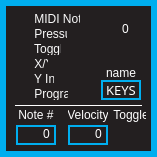
<?xml version="1.0" encoding="UTF-8"?>
<ui version="4.0">
 <class>keyForm</class>
 <widget class="QWidget" name="keyForm">
  <property name="geometry">
   <rect>
    <x>0</x>
    <y>0</y>
    <width>157</width>
    <height>157</height>
   </rect>
  </property>
  <property name="windowTitle">
   <string>Form</string>
  </property>
  <property name="autoFillBackground">
   <bool>false</bool>
  </property>
  <property name="styleSheet">
   <string notr="true">QWidget
{
	background:		rgba(35,31,32,255);
	border: 6px solid rgba(0,174,239,255);
}  

QWidget:hover
{
	/*border:				3px solid rgb(0, 126, 126)*/
}        

/* ---------- QLabels ------------*/
QLabel
{
	background:		rgba(0,0,0,0);
	color: 				white;
	font: 				10pt &quot;Futura&quot;;
	border:				none;
}

QLabel:hover
{
	border:				none;
}  

/* ---------- QSpinBox ------------*/
QSpinBox
{
	font: 10pt &quot;Futura&quot;;
	border: 2px solid rgb(0,174,239);
	background-color: rgba(0, 0, 0, 255);
	color: white;
	padding:0, 3, 0, 0;
}

QSpinBox::focus
{
	border: none;
	outline: none;
}

/* ---------- QLineEdit ------------*/
QLineEdit
{
	font: 10pt &quot;Futura&quot;;
	background: rgba(0,174,239,0);
	border: 2px solid rgba(0,174,239,255);
	border-radius: 0px;
	color: white;
	padding-left: 2px;
	padding-bottom: 2px;
}

QLineEdit:focus
{
	font: 10pt &quot;Futura&quot;;
	background: rgba(0,174,239,0);
	border: 2px solid white;
	border-radius: 0px;
	color: white;
	padding-left: 2px;
	padding-bottom: 2px;
}

/* ---------- QCheckBox ------------*/
QCheckBox
{
	font: 10pt &quot;Futura&quot;;
	background:rgba(0,174,239,0);
	color: white;
	padding:0, 3, 0, 0;
	border: none;
}

QCheckBox:focus
{
	background:rgba(0,174,239,0);
}


/* ------- QStackedWidget ---------*/
QStackedWidget
{
border-top: 1px solid white;
background: black;
}

</string>
  </property>
  <widget class="QLineEdit" name="name">
   <property name="geometry">
    <rect>
     <x>101</x>
     <y>80</y>
     <width>40</width>
     <height>20</height>
    </rect>
   </property>
   <property name="font">
    <font>
     <family>Futura</family>
     <pointsize>10</pointsize>
     <weight>50</weight>
     <italic>false</italic>
     <bold>false</bold>
    </font>
   </property>
   <property name="focusPolicy">
    <enum>Qt::WheelFocus</enum>
   </property>
   <property name="contextMenuPolicy">
    <enum>Qt::NoContextMenu</enum>
   </property>
   <property name="styleSheet">
    <string notr="true"/>
   </property>
   <property name="text">
    <string>KEYS</string>
   </property>
   <property name="maxLength">
    <number>4</number>
   </property>
   <property name="alignment">
    <set>Qt::AlignRight|Qt::AlignTrailing|Qt::AlignVCenter</set>
   </property>
  </widget>
  <widget class="QCheckBox" name="sourceNote">
   <property name="geometry">
    <rect>
     <x>15</x>
     <y>12</y>
     <width>65</width>
     <height>16</height>
    </rect>
   </property>
   <property name="focusPolicy">
    <enum>Qt::WheelFocus</enum>
   </property>
   <property name="styleSheet">
    <string notr="true">QCheckBox
{
color: rgba(255,255,255,250);
	font: 10pt &quot;Futura&quot;;
}

QCheckBox::indicator {
     width: 10px;
     height: 10px;
 }

  QCheckBox::indicator::unchecked {
     image: url(:/resources/radio_off.png);
 }

 QCheckBox::indicator:unchecked:hover {
     image: url(:/resources/radio_off.png);
 }

 QCheckBox::indicator:unchecked:pressed {
     image: url(:/resources/radio_on.png);
 }

 QCheckBox::indicator::checked {
     image: url(:/resources/radio_on.png);
 }

 QCheckBox::indicator:checked:pressed {
     image: url(:/resources/radio_off.png);
 }

 QCheckBox::indicator::unchecked:focus {
     image: url(:/resources/radio_focus_off.png);
 }

 QCheckBox::indicator:unchecked:pressed:focus {
     image: url(:/resources/radio_focus_on.png);
 }

 QCheckBox::indicator::checked:focus {
     image: url(:/resources/radio_focus_on.png);
 }

 QCheckBox::indicator:checked:pressed:focus {
     image: url(:/resources/radio_focus_off.png);
 }</string>
   </property>
   <property name="text">
    <string> MIDI Note</string>
   </property>
  </widget>
  <widget class="QCheckBox" name="sourcePressure">
   <property name="geometry">
    <rect>
     <x>15</x>
     <y>27</y>
     <width>52</width>
     <height>16</height>
    </rect>
   </property>
   <property name="focusPolicy">
    <enum>Qt::WheelFocus</enum>
   </property>
   <property name="styleSheet">
    <string notr="true">QCheckBox
{
color: rgba(255,255,255,250);
	font: 10pt &quot;Futura&quot;;
}

QCheckBox::indicator {
     width: 10px;
     height: 10px;
 }

  QCheckBox::indicator::unchecked {
     image: url(:/resources/radio_off.png);
 }

 QCheckBox::indicator:unchecked:hover {
     image: url(:/resources/radio_off.png);
 }

 QCheckBox::indicator:unchecked:pressed {
     image: url(:/resources/radio_on.png);
 }

 QCheckBox::indicator::checked {
     image: url(:/resources/radio_on.png);
 }

 QCheckBox::indicator:checked:pressed {
     image: url(:/resources/radio_off.png);
 }

 QCheckBox::indicator::unchecked:focus {
     image: url(:/resources/radio_focus_off.png);
 }

 QCheckBox::indicator:unchecked:pressed:focus {
     image: url(:/resources/radio_focus_on.png);
 }

 QCheckBox::indicator::checked:focus {
     image: url(:/resources/radio_focus_on.png);
 }

 QCheckBox::indicator:checked:pressed:focus {
     image: url(:/resources/radio_focus_off.png);
 }</string>
   </property>
   <property name="text">
    <string> Pressure</string>
   </property>
  </widget>
  <widget class="QCheckBox" name="sourceToggle">
   <property name="geometry">
    <rect>
     <x>15</x>
     <y>42</y>
     <width>46</width>
     <height>16</height>
    </rect>
   </property>
   <property name="focusPolicy">
    <enum>Qt::WheelFocus</enum>
   </property>
   <property name="styleSheet">
    <string notr="true">QCheckBox
{
color: rgba(255,255,255,250);
	font: 10pt &quot;Futura&quot;;
}

QCheckBox::indicator {
     width: 10px;
     height: 10px;
 }

  QCheckBox::indicator::unchecked {
     image: url(:/resources/radio_off.png);
 }

 QCheckBox::indicator:unchecked:hover {
     image: url(:/resources/radio_off.png);
 }

 QCheckBox::indicator:unchecked:pressed {
     image: url(:/resources/radio_on.png);
 }

 QCheckBox::indicator::checked {
     image: url(:/resources/radio_on.png);
 }

 QCheckBox::indicator:checked:pressed {
     image: url(:/resources/radio_off.png);
 }

 QCheckBox::indicator::unchecked:focus {
     image: url(:/resources/radio_focus_off.png);
 }

 QCheckBox::indicator:unchecked:pressed:focus {
     image: url(:/resources/radio_focus_on.png);
 }

 QCheckBox::indicator::checked:focus {
     image: url(:/resources/radio_focus_on.png);
 }

 QCheckBox::indicator:checked:pressed:focus {
     image: url(:/resources/radio_focus_off.png);
 }</string>
   </property>
   <property name="text">
    <string> Toggle</string>
   </property>
  </widget>
  <widget class="QCheckBox" name="sourceXY">
   <property name="geometry">
    <rect>
     <x>15</x>
     <y>57</y>
     <width>33</width>
     <height>16</height>
    </rect>
   </property>
   <property name="focusPolicy">
    <enum>Qt::WheelFocus</enum>
   </property>
   <property name="styleSheet">
    <string notr="true">QCheckBox
{
color: rgba(255,255,255,250);
	font: 10pt &quot;Futura&quot;;
}

QCheckBox::indicator {
     width: 10px;
     height: 10px;
 }

  QCheckBox::indicator::unchecked {
     image: url(:/resources/radio_off.png);
 }

 QCheckBox::indicator:unchecked:hover {
     image: url(:/resources/radio_off.png);
 }

 QCheckBox::indicator:unchecked:pressed {
     image: url(:/resources/radio_on.png);
 }

 QCheckBox::indicator::checked {
     image: url(:/resources/radio_on.png);
 }

 QCheckBox::indicator:checked:pressed {
     image: url(:/resources/radio_off.png);
 }

 QCheckBox::indicator::unchecked:focus {
     image: url(:/resources/radio_focus_off.png);
 }

 QCheckBox::indicator:unchecked:pressed:focus {
     image: url(:/resources/radio_focus_on.png);
 }

 QCheckBox::indicator::checked:focus {
     image: url(:/resources/radio_focus_on.png);
 }

 QCheckBox::indicator:checked:pressed:focus {
     image: url(:/resources/radio_focus_off.png);
 }</string>
   </property>
   <property name="text">
    <string> X/Y</string>
   </property>
  </widget>
  <widget class="QCheckBox" name="sourceYInc">
   <property name="geometry">
    <rect>
     <x>15</x>
     <y>72</y>
     <width>39</width>
     <height>16</height>
    </rect>
   </property>
   <property name="focusPolicy">
    <enum>Qt::WheelFocus</enum>
   </property>
   <property name="styleSheet">
    <string notr="true">QCheckBox
{
color: rgba(255,255,255,250);
	font: 10pt &quot;Futura&quot;;
}

QCheckBox::indicator {
     width: 10px;
     height: 10px;
 }

  QCheckBox::indicator::unchecked {
     image: url(:/resources/radio_off.png);
 }

 QCheckBox::indicator:unchecked:hover {
     image: url(:/resources/radio_off.png);
 }

 QCheckBox::indicator:unchecked:pressed {
     image: url(:/resources/radio_on.png);
 }

 QCheckBox::indicator::checked {
     image: url(:/resources/radio_on.png);
 }

 QCheckBox::indicator:checked:pressed {
     image: url(:/resources/radio_off.png);
 }

 QCheckBox::indicator::unchecked:focus {
     image: url(:/resources/radio_focus_off.png);
 }

 QCheckBox::indicator:unchecked:pressed:focus {
     image: url(:/resources/radio_focus_on.png);
 }

 QCheckBox::indicator::checked:focus {
     image: url(:/resources/radio_focus_on.png);
 }

 QCheckBox::indicator:checked:pressed:focus {
     image: url(:/resources/radio_focus_off.png);
 }</string>
   </property>
   <property name="text">
    <string> Y Inc</string>
   </property>
  </widget>
  <widget class="QCheckBox" name="sourceProgram">
   <property name="geometry">
    <rect>
     <x>15</x>
     <y>87</y>
     <width>53</width>
     <height>16</height>
    </rect>
   </property>
   <property name="focusPolicy">
    <enum>Qt::WheelFocus</enum>
   </property>
   <property name="autoFillBackground">
    <bool>false</bool>
   </property>
   <property name="styleSheet">
    <string notr="true">QCheckBox
{
color: rgba(255,255,255,250);
	font: 10pt &quot;Futura&quot;;
}

QCheckBox::indicator {
     width: 10px;
     height: 10px;
 }

  QCheckBox::indicator::unchecked {
     image: url(:/resources/radio_off.png);
 }

 QCheckBox::indicator:unchecked:hover {
     image: url(:/resources/radio_off.png);
 }

 QCheckBox::indicator:unchecked:pressed {
     image: url(:/resources/radio_on.png);
 }

 QCheckBox::indicator::checked {
     image: url(:/resources/radio_on.png);
 }

 QCheckBox::indicator:checked:pressed {
     image: url(:/resources/radio_off.png);
 }

 QCheckBox::indicator::unchecked:focus {
     image: url(:/resources/radio_focus_off.png);
 }

 QCheckBox::indicator:unchecked:pressed:focus {
     image: url(:/resources/radio_focus_on.png);
 }

 QCheckBox::indicator::checked:focus {
     image: url(:/resources/radio_focus_on.png);
 }

 QCheckBox::indicator:checked:pressed:focus {
     image: url(:/resources/radio_focus_off.png);
 }</string>
   </property>
   <property name="text">
    <string> Program</string>
   </property>
  </widget>
  <widget class="QLabel" name="instanceLabel">
   <property name="geometry">
    <rect>
     <x>100</x>
     <y>14</y>
     <width>51</width>
     <height>30</height>
    </rect>
   </property>
   <property name="styleSheet">
    <string notr="true">font: 36pt &quot;Futura&quot;;</string>
   </property>
   <property name="text">
    <string>0</string>
   </property>
   <property name="alignment">
    <set>Qt::AlignCenter</set>
   </property>
  </widget>
  <widget class="QLabel" name="nameLabel">
   <property name="geometry">
    <rect>
     <x>101</x>
     <y>65</y>
     <width>40</width>
     <height>15</height>
    </rect>
   </property>
   <property name="text">
    <string>name</string>
   </property>
   <property name="alignment">
    <set>Qt::AlignCenter</set>
   </property>
  </widget>
  <widget class="QLabel" name="dividerLine">
   <property name="geometry">
    <rect>
     <x>15</x>
     <y>105</y>
     <width>127</width>
     <height>16</height>
    </rect>
   </property>
   <property name="styleSheet">
    <string notr="true">QLabel
{
border-top: 1px solid white;
}</string>
   </property>
   <property name="text">
    <string/>
   </property>
  </widget>
  <widget class="QStackedWidget" name="sourcesParams">
   <property name="geometry">
    <rect>
     <x>10</x>
     <y>105</y>
     <width>136</width>
     <height>41</height>
    </rect>
   </property>
   <property name="contextMenuPolicy">
    <enum>Qt::NoContextMenu</enum>
   </property>
   <property name="styleSheet">
    <string notr="true">QWidget
{
border: none;
background: rgba(0, 0, 0, 0);
}
/* ---------- QSpinBox ------------*/
QSpinBox
{
	font: 10pt &quot;Futura&quot;;
	border: 2px solid rgb(0,174,239);
	background: rgba(0, 0, 0, 0);
	color: white;
	padding:0, 3, 0, 0;
}

QSpinBox:focus
{
outline: none;
border: 2px solid white;
}</string>
   </property>
   <property name="currentIndex">
    <number>0</number>
   </property>
   <widget class="QWidget" name="notePage">
    <widget class="QLabel" name="noteNumLabel">
     <property name="geometry">
      <rect>
       <x>6</x>
       <y>0</y>
       <width>40</width>
       <height>20</height>
      </rect>
     </property>
     <property name="text">
      <string>Note #</string>
     </property>
     <property name="alignment">
      <set>Qt::AlignCenter</set>
     </property>
    </widget>
    <widget class="QSpinBox" name="noteNum">
     <property name="geometry">
      <rect>
       <x>6</x>
       <y>20</y>
       <width>40</width>
       <height>20</height>
      </rect>
     </property>
     <property name="contextMenuPolicy">
      <enum>Qt::NoContextMenu</enum>
     </property>
     <property name="alignment">
      <set>Qt::AlignRight|Qt::AlignTrailing|Qt::AlignVCenter</set>
     </property>
     <property name="buttonSymbols">
      <enum>QAbstractSpinBox::NoButtons</enum>
     </property>
     <property name="maximum">
      <number>127</number>
     </property>
    </widget>
    <widget class="QLabel" name="noteVelocityLabel">
     <property name="geometry">
      <rect>
       <x>58</x>
       <y>0</y>
       <width>40</width>
       <height>20</height>
      </rect>
     </property>
     <property name="text">
      <string>Velocity</string>
     </property>
     <property name="alignment">
      <set>Qt::AlignCenter</set>
     </property>
    </widget>
    <widget class="QSpinBox" name="noteVelocity">
     <property name="geometry">
      <rect>
       <x>58</x>
       <y>20</y>
       <width>40</width>
       <height>20</height>
      </rect>
     </property>
     <property name="contextMenuPolicy">
      <enum>Qt::NoContextMenu</enum>
     </property>
     <property name="alignment">
      <set>Qt::AlignRight|Qt::AlignTrailing|Qt::AlignVCenter</set>
     </property>
     <property name="buttonSymbols">
      <enum>QAbstractSpinBox::NoButtons</enum>
     </property>
     <property name="maximum">
      <number>127</number>
     </property>
    </widget>
    <widget class="QLabel" name="noteToggleLabel">
     <property name="geometry">
      <rect>
       <x>101</x>
       <y>0</y>
       <width>40</width>
       <height>20</height>
      </rect>
     </property>
     <property name="text">
      <string>Toggle</string>
     </property>
     <property name="alignment">
      <set>Qt::AlignCenter</set>
     </property>
    </widget>
    <widget class="QCheckBox" name="noteToggle">
     <property name="geometry">
      <rect>
       <x>111</x>
       <y>20</y>
       <width>20</width>
       <height>24</height>
      </rect>
     </property>
     <property name="focusPolicy">
      <enum>Qt::WheelFocus</enum>
     </property>
     <property name="contextMenuPolicy">
      <enum>Qt::NoContextMenu</enum>
     </property>
     <property name="styleSheet">
      <string notr="true">/* ---------- QCheckBox ------------*/
QCheckBox
{
color: rgba(255,255,255,250);
	font: 10pt &quot;Futura&quot;;
}

QCheckBox::indicator {
     width: 20px;
     height: 20px;
 }

 QCheckBox::indicator::unchecked {
     image: url(:/resources/toggle_off.png);
 }

 QCheckBox::indicator:unchecked:hover {
     image: url(:/resources/toggle_off.png);
 }

 QCheckBox::indicator:unchecked:pressed {
     image: url(:/resources/toggle_on.png);
	padding-left: 1px;
 }

 QCheckBox::indicator::checked {
     image: url(:/resources/toggle_on.png);
	padding-left: -1px;
 }

 QCheckBox::indicator:checked:pressed {
     image: url(:/resources/toggle_off.png);
	padding-left: -1px;
 }

 QCheckBox::indicator::unchecked:focus {
     image: url(:/resources/toggle_off_focus.png);
 }

 QCheckBox::indicator:unchecked:pressed:focus {
     image: url(:/resources/toggle_on_focus.png);
	padding-left: -1px;
 }

 QCheckBox::indicator::checked:focus {
     image: url(:/resources/toggle_on_focus.png);
	padding-left: -1px;
 }

 QCheckBox::indicator:checked:pressed:focus {
     image: url(:/resources/toggle_off_focus.png);
	padding-left: 0px;
 }</string>
     </property>
     <property name="text">
      <string/>
     </property>
    </widget>
   </widget>
   <widget class="QWidget" name="pressurePage">
    <widget class="QLabel" name="pressureCCLabel">
     <property name="geometry">
      <rect>
       <x>8</x>
       <y>0</y>
       <width>40</width>
       <height>20</height>
      </rect>
     </property>
     <property name="text">
      <string>CC #</string>
     </property>
     <property name="alignment">
      <set>Qt::AlignCenter</set>
     </property>
    </widget>
    <widget class="QLabel" name="pressureSmoothLabel">
     <property name="geometry">
      <rect>
       <x>91</x>
       <y>0</y>
       <width>40</width>
       <height>20</height>
      </rect>
     </property>
     <property name="text">
      <string>Smooth</string>
     </property>
     <property name="alignment">
      <set>Qt::AlignCenter</set>
     </property>
    </widget>
    <widget class="QSpinBox" name="pressureCC">
     <property name="geometry">
      <rect>
       <x>6</x>
       <y>20</y>
       <width>40</width>
       <height>20</height>
      </rect>
     </property>
     <property name="contextMenuPolicy">
      <enum>Qt::NoContextMenu</enum>
     </property>
     <property name="alignment">
      <set>Qt::AlignRight|Qt::AlignTrailing|Qt::AlignVCenter</set>
     </property>
     <property name="buttonSymbols">
      <enum>QAbstractSpinBox::NoButtons</enum>
     </property>
     <property name="maximum">
      <number>127</number>
     </property>
    </widget>
    <widget class="QSpinBox" name="pressureSmooth">
     <property name="geometry">
      <rect>
       <x>91</x>
       <y>20</y>
       <width>40</width>
       <height>20</height>
      </rect>
     </property>
     <property name="contextMenuPolicy">
      <enum>Qt::NoContextMenu</enum>
     </property>
     <property name="alignment">
      <set>Qt::AlignRight|Qt::AlignTrailing|Qt::AlignVCenter</set>
     </property>
     <property name="buttonSymbols">
      <enum>QAbstractSpinBox::NoButtons</enum>
     </property>
     <property name="maximum">
      <number>127</number>
     </property>
    </widget>
   </widget>
   <widget class="QWidget" name="togglePage">
    <widget class="QSpinBox" name="toggleCC">
     <property name="geometry">
      <rect>
       <x>6</x>
       <y>20</y>
       <width>40</width>
       <height>20</height>
      </rect>
     </property>
     <property name="contextMenuPolicy">
      <enum>Qt::NoContextMenu</enum>
     </property>
     <property name="alignment">
      <set>Qt::AlignRight|Qt::AlignTrailing|Qt::AlignVCenter</set>
     </property>
     <property name="buttonSymbols">
      <enum>QAbstractSpinBox::NoButtons</enum>
     </property>
     <property name="maximum">
      <number>127</number>
     </property>
    </widget>
    <widget class="QLabel" name="toggleCCLabel">
     <property name="geometry">
      <rect>
       <x>8</x>
       <y>0</y>
       <width>40</width>
       <height>20</height>
      </rect>
     </property>
     <property name="text">
      <string>CC #</string>
     </property>
     <property name="alignment">
      <set>Qt::AlignCenter</set>
     </property>
    </widget>
    <widget class="QLabel" name="toggleLoLabel">
     <property name="geometry">
      <rect>
       <x>68</x>
       <y>0</y>
       <width>30</width>
       <height>20</height>
      </rect>
     </property>
     <property name="text">
      <string>Lo</string>
     </property>
     <property name="alignment">
      <set>Qt::AlignCenter</set>
     </property>
    </widget>
    <widget class="QSpinBox" name="toggleLo">
     <property name="geometry">
      <rect>
       <x>68</x>
       <y>20</y>
       <width>30</width>
       <height>20</height>
      </rect>
     </property>
     <property name="contextMenuPolicy">
      <enum>Qt::NoContextMenu</enum>
     </property>
     <property name="alignment">
      <set>Qt::AlignRight|Qt::AlignTrailing|Qt::AlignVCenter</set>
     </property>
     <property name="buttonSymbols">
      <enum>QAbstractSpinBox::NoButtons</enum>
     </property>
     <property name="maximum">
      <number>127</number>
     </property>
    </widget>
    <widget class="QLabel" name="toggleHiLabel">
     <property name="geometry">
      <rect>
       <x>100</x>
       <y>0</y>
       <width>30</width>
       <height>20</height>
      </rect>
     </property>
     <property name="text">
      <string>Hi</string>
     </property>
     <property name="alignment">
      <set>Qt::AlignCenter</set>
     </property>
    </widget>
    <widget class="QSpinBox" name="toggleHi">
     <property name="geometry">
      <rect>
       <x>101</x>
       <y>20</y>
       <width>30</width>
       <height>20</height>
      </rect>
     </property>
     <property name="contextMenuPolicy">
      <enum>Qt::NoContextMenu</enum>
     </property>
     <property name="alignment">
      <set>Qt::AlignRight|Qt::AlignTrailing|Qt::AlignVCenter</set>
     </property>
     <property name="buttonSymbols">
      <enum>QAbstractSpinBox::NoButtons</enum>
     </property>
     <property name="maximum">
      <number>127</number>
     </property>
    </widget>
   </widget>
   <widget class="QWidget" name="xyPage">
    <widget class="QSpinBox" name="xyXCC">
     <property name="geometry">
      <rect>
       <x>6</x>
       <y>20</y>
       <width>40</width>
       <height>20</height>
      </rect>
     </property>
     <property name="contextMenuPolicy">
      <enum>Qt::NoContextMenu</enum>
     </property>
     <property name="alignment">
      <set>Qt::AlignRight|Qt::AlignTrailing|Qt::AlignVCenter</set>
     </property>
     <property name="buttonSymbols">
      <enum>QAbstractSpinBox::NoButtons</enum>
     </property>
     <property name="specialValueText">
      <string>off</string>
     </property>
     <property name="minimum">
      <number>-1</number>
     </property>
     <property name="maximum">
      <number>127</number>
     </property>
     <property name="value">
      <number>-1</number>
     </property>
    </widget>
    <widget class="QLabel" name="xyXCCLabel">
     <property name="geometry">
      <rect>
       <x>6</x>
       <y>0</y>
       <width>40</width>
       <height>20</height>
      </rect>
     </property>
     <property name="text">
      <string>X CC #</string>
     </property>
     <property name="alignment">
      <set>Qt::AlignCenter</set>
     </property>
    </widget>
    <widget class="QLabel" name="xyYCCLabel">
     <property name="geometry">
      <rect>
       <x>58</x>
       <y>0</y>
       <width>40</width>
       <height>20</height>
      </rect>
     </property>
     <property name="text">
      <string>Y CC #</string>
     </property>
     <property name="alignment">
      <set>Qt::AlignCenter</set>
     </property>
    </widget>
    <widget class="QSpinBox" name="xyYCC">
     <property name="geometry">
      <rect>
       <x>58</x>
       <y>20</y>
       <width>40</width>
       <height>20</height>
      </rect>
     </property>
     <property name="contextMenuPolicy">
      <enum>Qt::NoContextMenu</enum>
     </property>
     <property name="alignment">
      <set>Qt::AlignRight|Qt::AlignTrailing|Qt::AlignVCenter</set>
     </property>
     <property name="buttonSymbols">
      <enum>QAbstractSpinBox::NoButtons</enum>
     </property>
     <property name="specialValueText">
      <string>off</string>
     </property>
     <property name="minimum">
      <number>-1</number>
     </property>
     <property name="maximum">
      <number>127</number>
     </property>
     <property name="value">
      <number>-1</number>
     </property>
    </widget>
    <widget class="QCheckBox" name="xyLatch">
     <property name="geometry">
      <rect>
       <x>111</x>
       <y>20</y>
       <width>20</width>
       <height>24</height>
      </rect>
     </property>
     <property name="focusPolicy">
      <enum>Qt::WheelFocus</enum>
     </property>
     <property name="contextMenuPolicy">
      <enum>Qt::NoContextMenu</enum>
     </property>
     <property name="styleSheet">
      <string notr="true">/* ---------- QCheckBox ------------*/
QCheckBox
{
color: rgba(255,255,255,250);
	font: 10pt &quot;Futura&quot;;
}

QCheckBox::indicator {
     width: 20px;
     height: 20px;
 }

 QCheckBox::indicator::unchecked {
     image: url(:/resources/toggle_off.png);
 }

 QCheckBox::indicator:unchecked:hover {
     image: url(:/resources/toggle_off.png);
 }

 QCheckBox::indicator:unchecked:pressed {
     image: url(:/resources/toggle_on.png);
	padding-left: 1px;
 }

 QCheckBox::indicator::checked {
     image: url(:/resources/toggle_on.png);
	padding-left: -1px;
 }

 QCheckBox::indicator:checked:pressed {
     image: url(:/resources/toggle_off.png);
	padding-left: -1px;
 }

 QCheckBox::indicator::unchecked:focus {
     image: url(:/resources/toggle_off_focus.png);
 }

 QCheckBox::indicator:unchecked:pressed:focus {
     image: url(:/resources/toggle_on_focus.png);
	padding-left: -1px;
 }

 QCheckBox::indicator::checked:focus {
     image: url(:/resources/toggle_on_focus.png);
	padding-left: -1px;
 }

 QCheckBox::indicator:checked:pressed:focus {
     image: url(:/resources/toggle_off_focus.png);
	padding-left: 0px;
 }</string>
     </property>
     <property name="text">
      <string/>
     </property>
    </widget>
    <widget class="QLabel" name="xyLatchLabel">
     <property name="geometry">
      <rect>
       <x>101</x>
       <y>0</y>
       <width>40</width>
       <height>20</height>
      </rect>
     </property>
     <property name="text">
      <string>Latch</string>
     </property>
     <property name="alignment">
      <set>Qt::AlignCenter</set>
     </property>
    </widget>
   </widget>
   <widget class="QWidget" name="yIncPage">
    <widget class="QSpinBox" name="yIncCC">
     <property name="geometry">
      <rect>
       <x>6</x>
       <y>20</y>
       <width>40</width>
       <height>20</height>
      </rect>
     </property>
     <property name="contextMenuPolicy">
      <enum>Qt::NoContextMenu</enum>
     </property>
     <property name="styleSheet">
      <string notr="true">outline: none;</string>
     </property>
     <property name="alignment">
      <set>Qt::AlignRight|Qt::AlignTrailing|Qt::AlignVCenter</set>
     </property>
     <property name="buttonSymbols">
      <enum>QAbstractSpinBox::NoButtons</enum>
     </property>
     <property name="maximum">
      <number>127</number>
     </property>
    </widget>
    <widget class="QLabel" name="yIncCCLabel">
     <property name="geometry">
      <rect>
       <x>8</x>
       <y>0</y>
       <width>40</width>
       <height>20</height>
      </rect>
     </property>
     <property name="text">
      <string>CC #</string>
     </property>
     <property name="alignment">
      <set>Qt::AlignCenter</set>
     </property>
    </widget>
    <widget class="QSpinBox" name="yIncSpeed">
     <property name="geometry">
      <rect>
       <x>91</x>
       <y>20</y>
       <width>40</width>
       <height>20</height>
      </rect>
     </property>
     <property name="contextMenuPolicy">
      <enum>Qt::NoContextMenu</enum>
     </property>
     <property name="alignment">
      <set>Qt::AlignRight|Qt::AlignTrailing|Qt::AlignVCenter</set>
     </property>
     <property name="buttonSymbols">
      <enum>QAbstractSpinBox::NoButtons</enum>
     </property>
     <property name="maximum">
      <number>127</number>
     </property>
    </widget>
    <widget class="QLabel" name="yIncSpeedLabel">
     <property name="geometry">
      <rect>
       <x>85</x>
       <y>0</y>
       <width>51</width>
       <height>20</height>
      </rect>
     </property>
     <property name="text">
      <string>Inc Speed</string>
     </property>
     <property name="alignment">
      <set>Qt::AlignCenter</set>
     </property>
    </widget>
   </widget>
   <widget class="QWidget" name="programPage">
    <widget class="QSpinBox" name="programNum">
     <property name="geometry">
      <rect>
       <x>6</x>
       <y>20</y>
       <width>40</width>
       <height>20</height>
      </rect>
     </property>
     <property name="contextMenuPolicy">
      <enum>Qt::NoContextMenu</enum>
     </property>
     <property name="alignment">
      <set>Qt::AlignRight|Qt::AlignTrailing|Qt::AlignVCenter</set>
     </property>
     <property name="buttonSymbols">
      <enum>QAbstractSpinBox::NoButtons</enum>
     </property>
     <property name="specialValueText">
      <string>off</string>
     </property>
     <property name="minimum">
      <number>-1</number>
     </property>
     <property name="maximum">
      <number>127</number>
     </property>
     <property name="value">
      <number>-1</number>
     </property>
    </widget>
    <widget class="QLabel" name="programNumLabel">
     <property name="geometry">
      <rect>
       <x>3</x>
       <y>0</y>
       <width>51</width>
       <height>20</height>
      </rect>
     </property>
     <property name="text">
      <string>Program #</string>
     </property>
     <property name="alignment">
      <set>Qt::AlignCenter</set>
     </property>
    </widget>
    <widget class="QSpinBox" name="programBank">
     <property name="geometry">
      <rect>
       <x>91</x>
       <y>20</y>
       <width>40</width>
       <height>20</height>
      </rect>
     </property>
     <property name="contextMenuPolicy">
      <enum>Qt::NoContextMenu</enum>
     </property>
     <property name="alignment">
      <set>Qt::AlignRight|Qt::AlignTrailing|Qt::AlignVCenter</set>
     </property>
     <property name="buttonSymbols">
      <enum>QAbstractSpinBox::NoButtons</enum>
     </property>
     <property name="specialValueText">
      <string>off</string>
     </property>
     <property name="minimum">
      <number>-1</number>
     </property>
     <property name="maximum">
      <number>127</number>
     </property>
     <property name="value">
      <number>-1</number>
     </property>
    </widget>
    <widget class="QLabel" name="programBankLabel">
     <property name="geometry">
      <rect>
       <x>90</x>
       <y>0</y>
       <width>40</width>
       <height>20</height>
      </rect>
     </property>
     <property name="text">
      <string>Bank #</string>
     </property>
     <property name="alignment">
      <set>Qt::AlignCenter</set>
     </property>
    </widget>
   </widget>
   <widget class="QWidget" name="offPage">
    <widget class="QLabel" name="label">
     <property name="geometry">
      <rect>
       <x>0</x>
       <y>10</y>
       <width>136</width>
       <height>20</height>
      </rect>
     </property>
     <property name="text">
      <string>[ No source selected ]</string>
     </property>
     <property name="alignment">
      <set>Qt::AlignCenter</set>
     </property>
    </widget>
   </widget>
  </widget>
 </widget>
 <tabstops>
  <tabstop>sourceNote</tabstop>
  <tabstop>sourcePressure</tabstop>
  <tabstop>sourceToggle</tabstop>
  <tabstop>sourceXY</tabstop>
  <tabstop>sourceYInc</tabstop>
  <tabstop>sourceProgram</tabstop>
  <tabstop>name</tabstop>
  <tabstop>noteNum</tabstop>
  <tabstop>noteVelocity</tabstop>
  <tabstop>noteToggle</tabstop>
  <tabstop>pressureCC</tabstop>
  <tabstop>pressureSmooth</tabstop>
  <tabstop>toggleCC</tabstop>
  <tabstop>toggleLo</tabstop>
  <tabstop>toggleHi</tabstop>
  <tabstop>xyXCC</tabstop>
  <tabstop>xyYCC</tabstop>
  <tabstop>xyLatch</tabstop>
  <tabstop>yIncCC</tabstop>
  <tabstop>yIncSpeed</tabstop>
  <tabstop>programNum</tabstop>
  <tabstop>programBank</tabstop>
 </tabstops>
 <resources/>
 <connections/>
</ui>
